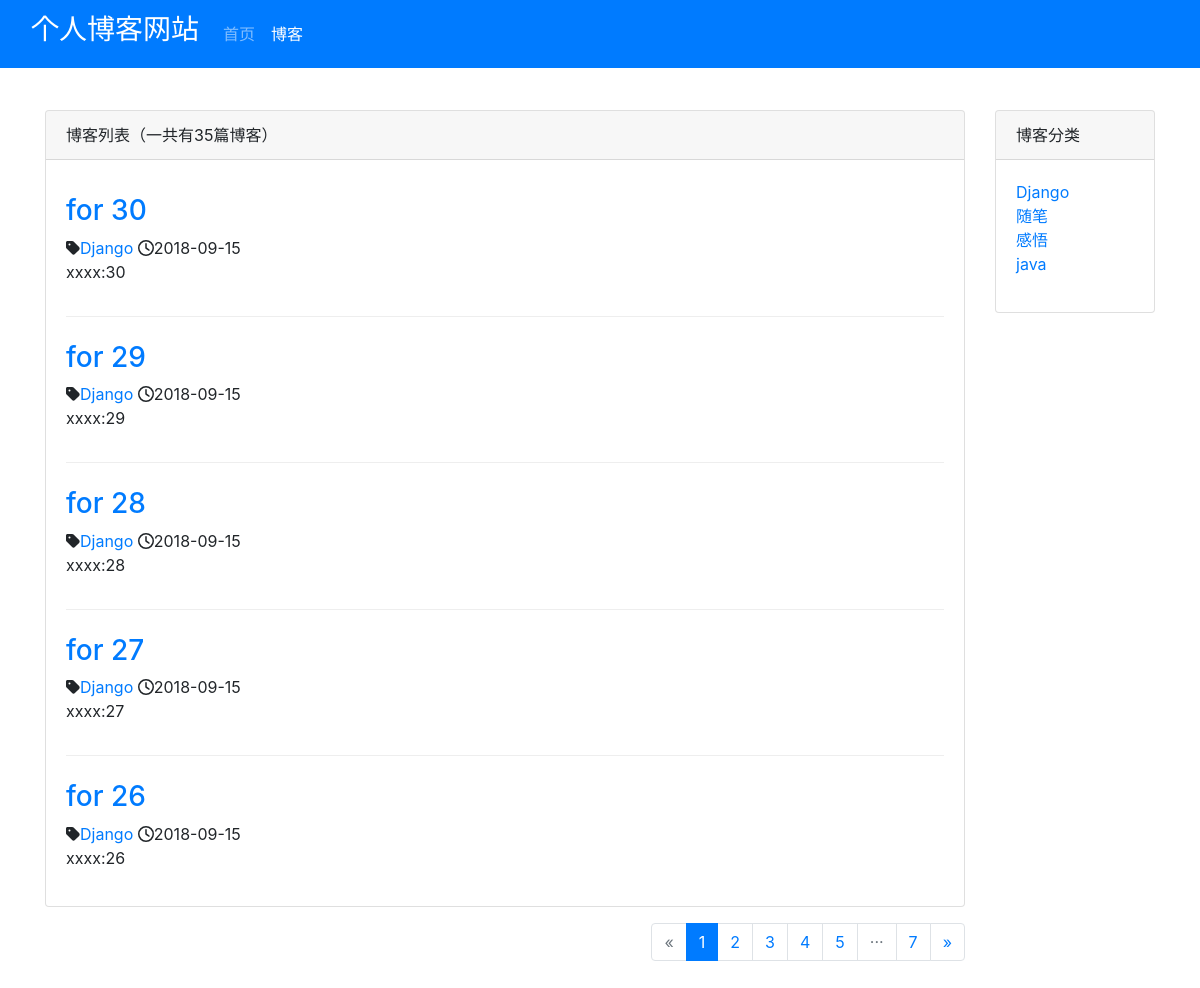
Screenshot of /blog/ with the database file from the repository.
### blog/models.py (models this page shows, shortened)
class Blog(models.Model):
    title = models.CharField(max_length=50)
    blog_type = models.ForeignKey(BlogType, on_delete=models.DO_NOTHING)
    content = models.TextField()
    author = models.ForeignKey(User, on_delete=models.DO_NOTHING)
    created_time = models.DateTimeField(auto_now_add=True)
    last_updated_time = models.DateTimeField(auto_now=True)
    class Meta:
        ordering = ['-created_time']

class BlogType(models.Model):
    type_name = models.CharField(max_length=15)
    def __str__(self):
        return self.type_name

### blog/views.py (the view)
# urls.py: path('', views.blog_list, name="blog_list"),
def blog_list(request):
    page_num = request.GET.get('page', 1)
    blogs_all_list = Blog.objects.all()
    paginator = Paginator(blogs_all_list, settings.PAGE_SIZE)
    page_of_blogs = paginator.get_page(page_num)
    current_page_num = page_of_blogs.number
    paginator_list = get_page_list(paginator, current_page_num)
    context = {}
    context['page_of_blogs'] = page_of_blogs
    context['paginator_list'] = paginator_list
    context['blog_types'] = BlogType.objects.all()
    return render_to_response('blog/blog_list.html', context)

### blog/views.py (called while the page is built)
def get_page_list(paginator, current_page_num):
    if current_page_num < 5:
        current_page_num = 3
    if current_page_num > paginator.num_pages - 4:
        current_page_num = paginator.num_pages - 2
    paginator_list = [x for x in range(current_page_num - 2,
                                       current_page_num + 3) if x > 0 and x <= paginator.num_pages]
    if paginator_list[0] != 1:
        paginator_list.insert(0, 1)
        if paginator_list[1] > 2:
            paginator_list.insert(1, '···')
    if paginator_list[-1] != paginator.num_pages:
        if current_page_num < paginator.num_pages - 3:
            paginator_list.append('···')
        paginator_list.append(paginator.num_pages)
    return paginator_list

### blog/templates/blog/blog_list.html (shortened to what this page needs)
{% extends 'base.html' %}
{% load staticfiles %}
{% block head_extends %}
    <link rel="stylesheet" href="{% static 'blog/css/blog.css' %}">
{% endblock %}
{% block blog_list_active %}active{% endblock %}
{% block content %}
    <div class="row">
        <div class="col-12 col-sm-8 col-md-9 col-lg-10">
            <div class="card">
                <div class="card-header">{% block blog_list_title %}博客列表（一共有{{ page_of_blogs.paginator.count }}篇博客）{% endblock %}</div>
                <div class="card-body">
                    {% for blog in page_of_blogs.object_list %}
                        <div class="blog">
                            <a href="{% url 'blog_detail' blog.pk %}">
                               <h3>{{ blog.title }}</h3>
                            </a>
                            <p class="blog-info">
                                <i class="fas fa-tag"></i><a href="{% url 'blogs_with_type' blog.blog_type.pk %}">{{ blog.blog_type }}</a>
                                <i class="far fa-clock"></i>{{ blog.created_time|date:"Y-m-d" }}
                            </p>
                            <p>{{ blog.content|truncatechars:200 }}</p>
                        </div>
                    {% empty %}
                        <div class="blog">
                           <p>暂无博客</p>
                        </div>
                    {% endfor %}
                </div>
            </div>
            <nav class="Page navigation example">
                <ul class="pagination justify-content-end">
                    {% if page_of_blogs.has_previous %}
                        <li class="page-item">
                            <a href="?page={{ page_of_blogs.previous_page_number }}" class="page-link" aria-label="Previous">
                                <span aria-hidden="true">&laquo;</span>
                                <span class="sr-only">Previous</span>
                            </a>
                        </li>
                    {% else %}
                        <li class="page-item disabled">
                            <span class="page-link" aria-label="Previous">
                                <span aria-hidden="true">&laquo;</span>
                            </span>
                        </li>
                    {% endif %}
                    {% for page_num in paginator_list %}
                        {% if page_of_blogs.number == page_num %}
                            <li class="page-item active">
                                <span class="page-link">
                                    {{ page_num }}
                                </span>
                            </li>
                        {% elif page_num == '···' %}
                            <li class="page-item disabled">
                                <span class="page-link">
                                    {{ page_num }}
                                </span>
                            </li>
                        {% else %}
                            <li class="page-item">
                                <a href="?page={{ page_num }}" class="page-link">{{ page_num }}</a>
                            </li>
                        {% endif %}
                    {% endfor %}
                    {% if page_of_blogs.has_next %}
                        <li class="page-item">
                            <a href="?page={{ page_of_blogs.next_page_number }}" class="page-link" aria-label="Next">
                                <span aria-hidden="true">&raquo;</span>
                            </a>
                        </li>
                    {% endif %}
                </ul>
            </nav>
        </div>
        <div class="d-none d-sm-block col-sm-4 col-md-3 col-lg-2">
            <div class="card">
                <div class="card-header">博客分类</div>
                <div class="card-body">
                    <ul class="blog-types">
                        {% for blog_type in blog_types %}
                            <li><a href="{% url 'blogs_with_type' blog_type.pk %}">{{ blog_type.type_name }}</a></li>
                        {% empty %}
                            <li>暂无分类</li>
                        {% endfor %}
                    </ul>
                </div>
            </div>
        </div>
    </div>
{% endblock %}

### templates/base.html (shortened to what this page needs)
{% load staticfiles %}
<!DOCTYPE html>
<html lang="en">
<head>
    <link rel="stylesheet" href="{% static 'bootstrap-4.0.0/css/bootstrap.min.css' %}">
    <link rel="stylesheet" href="{% static 'css/base.css' %}">
    {% block head_extends %}{% endblock %}
</head>
<body>
    <nav class="navbar navbar-expand-lg fixed-top navbar-dark bg-primary">
        <div class="container-fluid">
            <a href="{% url 'home' %}" class="navbar-brand">
                <h3>个人博客网站</h3>
            </a>
            <div class="collapse navbar-collapse" id="navbarNav">
                <ul class="navbar-nav">
                    <li class="nav-item {% block home_active %}{% endblock %}">
                        <a href="{% url 'home' %}" class="nav-link">首页<span class="sr-only">(current)</span></a>
                    </li>
                    <li class="nav-item {% block blog_list_active %}{% endblock %}">
                        <a href="{% url 'blog_list' %}" class="nav-link">博客</a>
                    </li>
                </ul>
            </div>
        </div>
    </nav>
    <div class="container" style="padding-top: 40px; margin-bottom: 40px;">
        {% block content %}{% endblock %}
    </div>
</body>
</html>

### static/css/base.css (style rules this page uses)
* { margin: 0; padding: 0; }
body { margin-top: 70px!important; }

### blog/static/blog/css/blog.css (style rules this page uses)
ul.blog-types { list-style-type: none; }
div.blog:not(:last-child) { margin-bottom: 1.5em; padding-bottom: 1em; border-bottom: 1px solid #eee; }
div.blog h3 { margin-top: 0.5em; }
p.blog-info { margin-bottom: 0; }
nav.Page.navigation.example { margin-top: 1em; }

### rows the page displays
Blog: title "for 30", blog_type "Django", created_time "2018-09-15", content "xxxx:30"
Blog: title "for 29", blog_type "Django", created_time "2018-09-15", content "xxxx:29"
Blog: title "for 28", blog_type "Django", created_time "2018-09-15", content "xxxx:28"
Blog: title "for 27", blog_type "Django", created_time "2018-09-15", content "xxxx:27"
Blog: title "for 26", blog_type "Django", created_time "2018-09-15", content "xxxx:26"
BlogType: type_name "Django"
BlogType: type_name "随笔"
BlogType: type_name "感悟"
BlogType: type_name "java"

### other values shown
{{ page_of_blogs.paginator.count }} "35"
{{ page_num }} "1"
{{ page_num }} "2" "3" "4" "5" "7"
{{ page_num }} "···"
